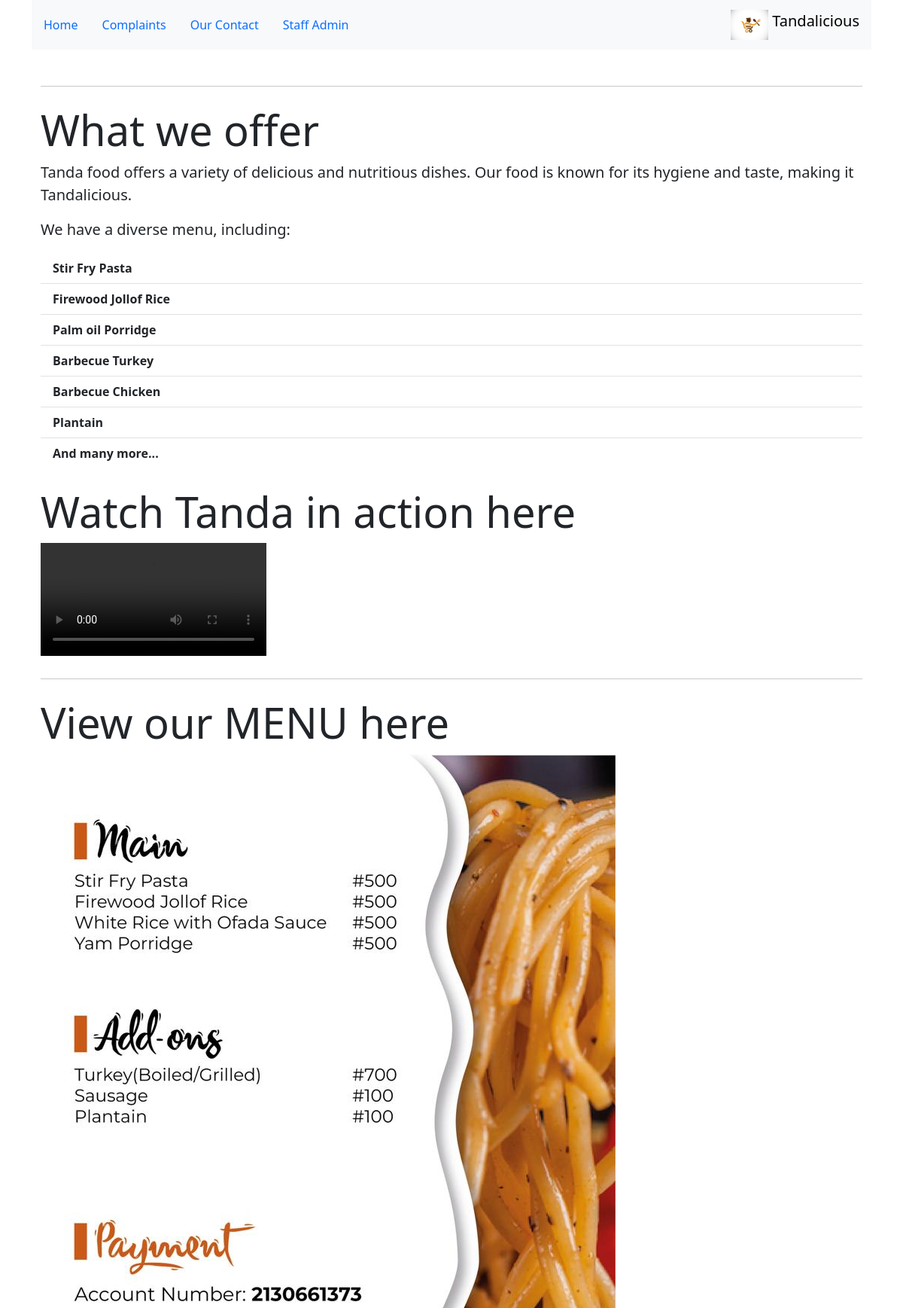
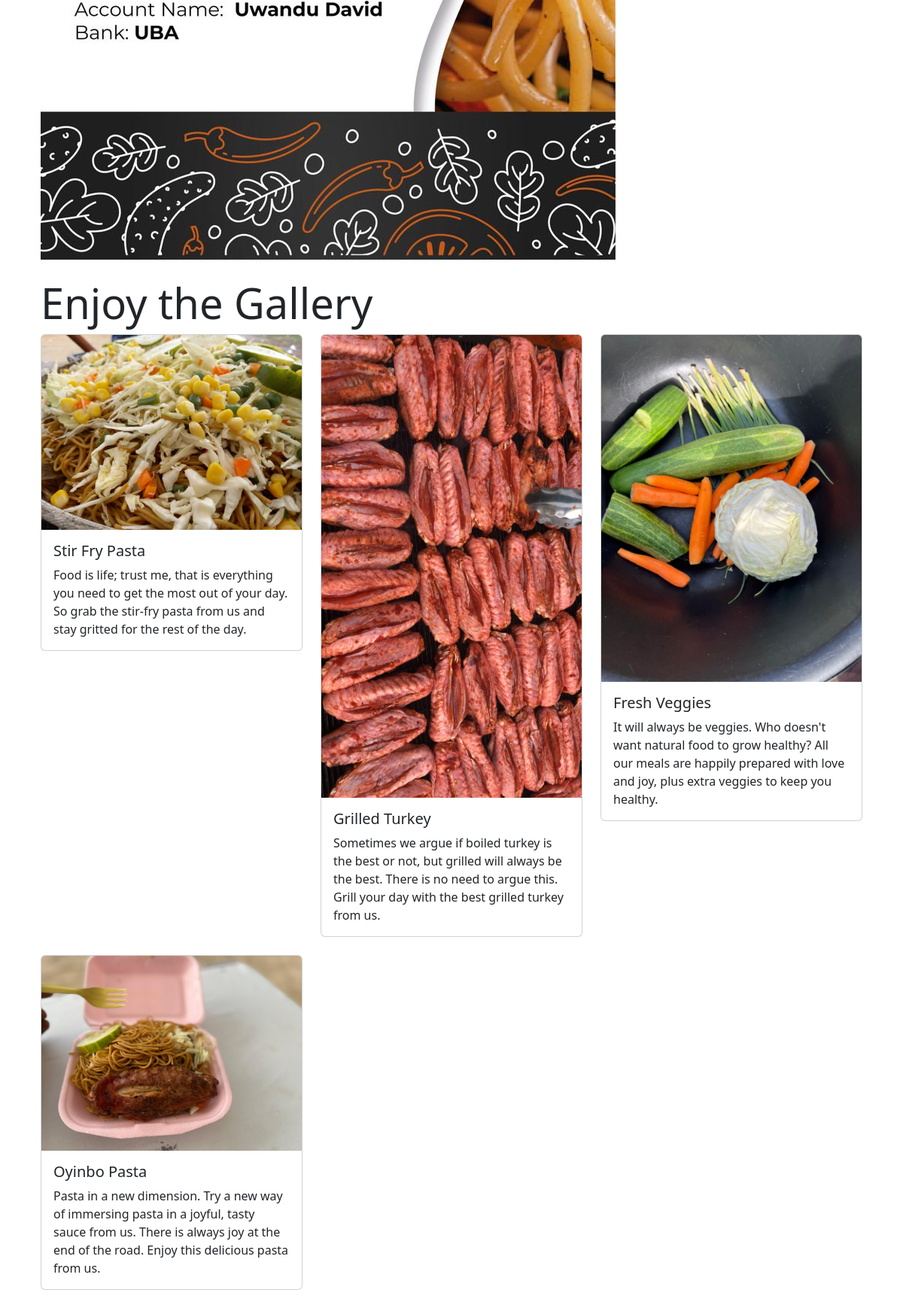
The page / on the database its author committed (2 pictures, top to bottom).
### webpage/models.py (models this page shows, shortened)
class Gallery(models.Model):
    title = models.CharField(max_length=50, null=True)
    image = models.ImageField(upload_to='gallery/', null=True)
    description = models.TextField(max_length=1000, null=True)

### webpage/views.py (the view)
# urls.py: 2. Add a URL to urlpatterns:  path('', views.home, name='home')
def home(request):
    image_list = Gallery.objects.all()
    if image_list is not None:
        return render(request, 'webpage/home.html', {'image_list': image_list})
    else:
        raise Http404("The Response is wrong")

### webpage/templates/webpage/home.html (shortened to what this page needs)
{% extends 'webpage/main.html' %}
{% load static %}
    {% block content %}
    <div class="container mt-5">
        <div>
            <hr class="my-4">
            <h1 class="display-4"><strong>What we offer</strong></h1>
            <p class="lead">Tanda food offers a variety of delicious and nutritious dishes. Our food is known for its hygiene and taste, making it <strong>Tandalicious</strong>.</p>
            <p class="lead">We have a diverse menu, including:</p>
            <ul class="list-group list-group-flush">
                <li class="list-group-item"><strong>Stir Fry Pasta</strong></li>
                <li class="list-group-item"><strong>Firewood Jollof Rice</strong></li>
                <li class="list-group-item"><strong>Palm oil Porridge</strong></li>
                <li class="list-group-item"><strong>Barbecue Turkey</strong></li>
                <li class="list-group-item"><strong>Barbecue Chicken</strong></li>
                <li class="list-group-item"><strong>Plantain</strong></li>
                <li class="list-group-item"><strong>And many more...</strong></li>
            </ul>
        </div>
        <br>
        <h2 class="display-4"><strong>Watch Tanda in action here</strong></h2>
        <div class="embed-responsive embed-responsive-16by9">
            <video class="embed-responsive-item" autoplay controls>
                <source src="{% static 'videos/video1.mp4' %}" type="video/mp4">
            </video>
        </div>
        <hr class="my-4">
        <h2 class="display-4">View our <strong>MENU</strong> here</h2>
        <img class="img-fluid" src="{% static 'images/menu.jpg' %}" alt="Menu Image">
        <br><br>
        <h2 class="display-4">Enjoy the <strong>Gallery</strong></h2>
        <div class="row">
            {% for im in image_list %}
            <div class="col-md-4">
                <div class="card mb-4">
                    <img src="{{ im.image.url }}" class="card-img-top custom-image" alt="Image">
                    <div class="card-body">
                        <h5 class="card-title">{{ im.title }}</h5>
                        <p class="card-text">{{ im.description }}</p>
                    </div>
                </div>
            </div>
            {% endfor %}
        </div>
    </div>
{% endblock %}

### rows shown on the page
Gallery: image (picture), title "Stir Fry Pasta", description "Food is life; trust me, that is everything you need to get the most out of your day. So grab the stir-fry pasta from us and stay gritted for the rest of the day."
Gallery: image (picture), title "Grilled Turkey", description "Sometimes we argue if boiled turkey is the best or not, but grilled will always be the best. There is no need to argue this. Grill your day with the best grilled turkey from us."
Gallery: image (picture), title "Fresh Veggies", description "It will always be veggies. Who doesn't want natural food to grow healthy? All our meals are happily prepared with love and joy, plus extra veggies to keep you healthy."
Gallery: image (picture), title "Oyinbo Pasta", description "Pasta in a new dimension. Try a new way of immersing pasta in a joyful, tasty sauce from us. There is always joy at the end of the road. Enjoy this delicious pasta from us."
